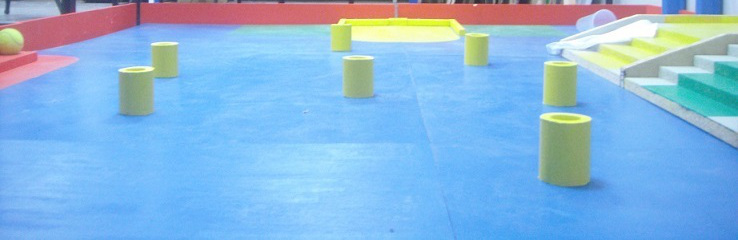
#> input picture Informatique/MachineLearning/Python/DSC00384.JPG, 738 x 240 px
$ python cylinderDetectionLaplacian.py   (older library calls are emulated)
#> lines starting #> are read from the running program, lines starting #| are printed output that depends on the picture
import numpy as np
import cv2

#Juste une fonction vide, parce que createTrackbar attend un callback en argument
def nothing(x):
    pass

img = cv2.imread('DSC00384.JPG') #Ouverture de l'image
#> img is the input picture: shape (240, 738, 3); mean B, G, R 221.6, 182.3, 136


end = False

#Définition d'une forme géométrique (une croix) qui sert à la fonction erode
erodeElement = cv2.getStructuringElement(cv2.MORPH_CROSS,(3,3))

grayFrame = cv2.cvtColor(img, cv2.COLOR_BGR2GRAY)
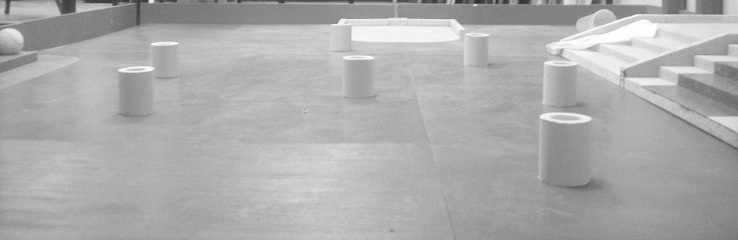
#> grayFrame: shape (240, 738); min 44, max 255, mean 173

while(not end):


    edges = cv2.Laplacian(grayFrame, cv2.CV_64F)
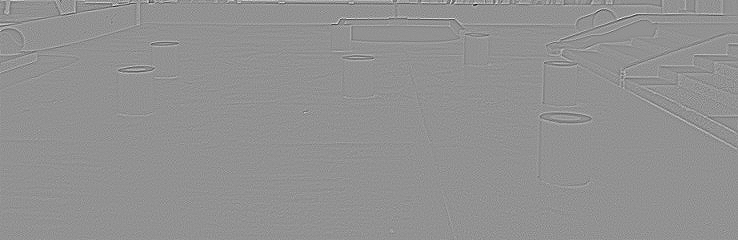
#> edges: shape (240, 738) float64; min -200, max 149, mean 0; drawn with min black and max white

    cv2.imshow('Laplacian', edges)
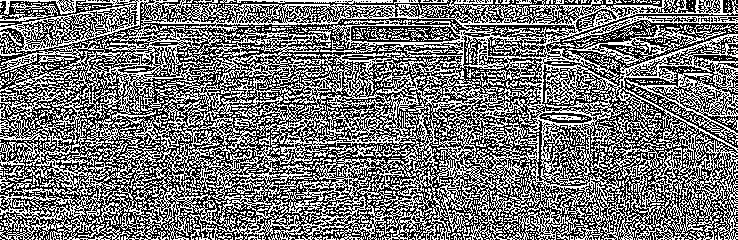
#> window 'Laplacian': shape (240, 738); 46.1% white in thin lines or dots

    if(cv2.waitKey(1) & 0xFF == ord('q')):
#> (key q is pressed here)
        end = True

cv2.destroyAllWindows()
